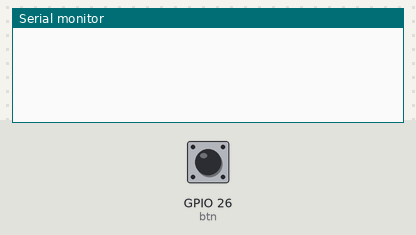
A sketch run on a simulated ESP32. On the bench: the last lines printed to the serial monitor. Inputs (shaded band) come from the test bench; at power-on: GPIO 26 (btn) HIGH.

Above: at 1.2 s.
1.3 s: GPIO 26 (btn) pulled LOW for 0.15 s
At 2.1 s:
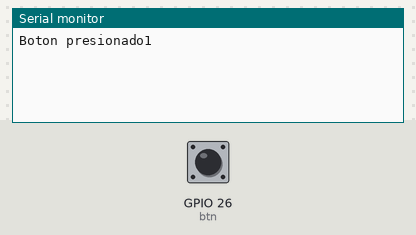
3.0 s: GPIO 26 (btn) pulled LOW for 1 s
At 5.2 s:
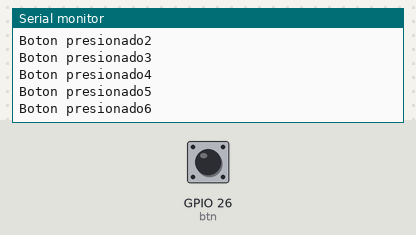
5.5 s: GPIO 26 (btn) pulled LOW for 0.15 s
At 6.5 s:
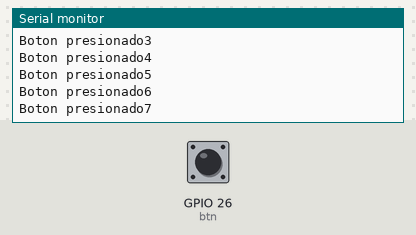
Timing chart, 0 to 8.5 s (numbered marks = the images above; inputs shaded):
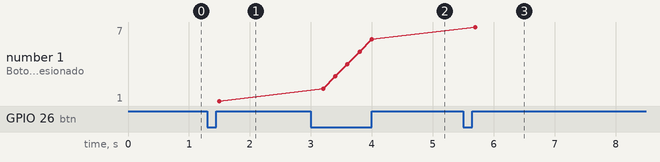

The sketch:

prueba_Botones.ino
```cpp
#define btn 26
int contador=1;

void setup() {
 pinMode(btn,INPUT);
 Serial.begin(115200);

}

void loop() {
 if(digitalRead(btn)==LOW){
 delay(200);
    Serial.print("Boton presionado" );
     Serial.println(contador );
     contador++;
 }

}
```

Measured:
- after the input at 1.3 s, the serial monitor: prints a new line after 0.20 s (image 1)
- after the input at 3.0 s, the serial monitor: prints a new line after 0.20 s (image 2)
- after the input at 5.5 s, the serial monitor: prints a new line after 0.20 s (image 3)
- plotted number 1: 1 → 6 after the input at 3.0 s, 6 → 7 after the input at 5.5 s
